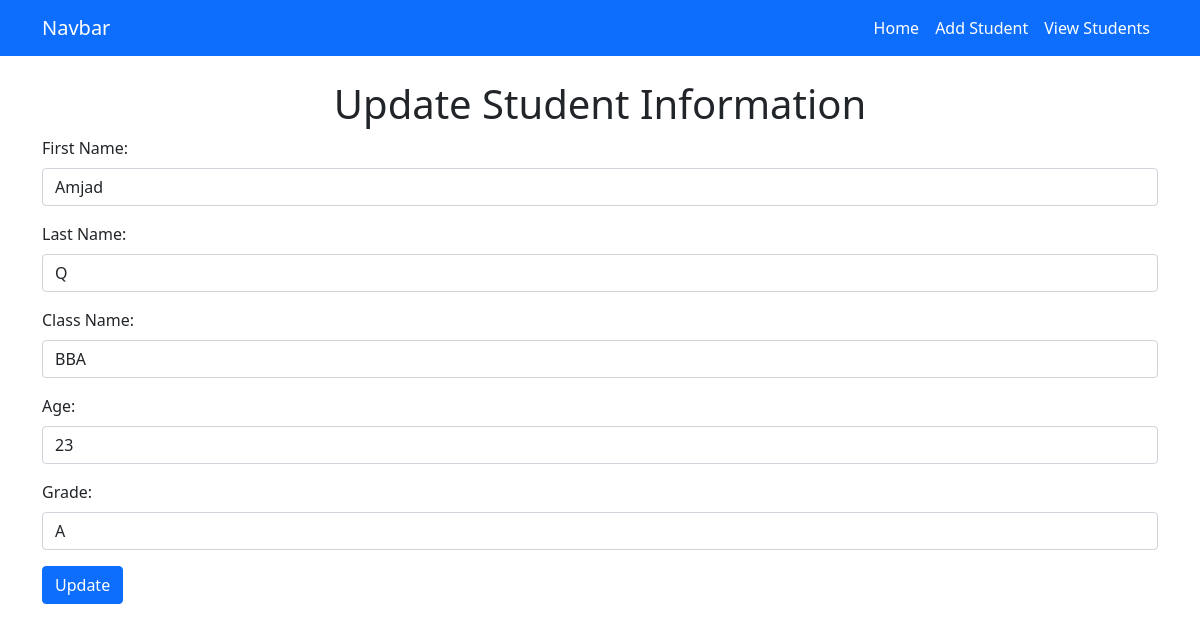
Screenshot of /update_student/8/ with the database file from the repository.
### app/models.py (models this page shows, shortened)
class Student(models.Model):
    first_name = models.CharField(max_length=100)
    last_name = models.CharField(max_length=100)
    class_name = models.CharField(max_length=100)
    age = models.IntegerField()
    grade = models.CharField(max_length=2)

### app/views.py (the view, shortened to what this page needs)
# urls.py: path('update_student/<int:id>/', update_student, name='update_student')
def update_student(request, id):
    student = Student.objects.get(id=id)
    return render(request, "update_student.html", {"student": student})

### app/templates/update_student.html (shortened to what this page needs)
{% extends 'base.html' %}
{% block body %}
<div class="container">
    <h1 class="text-center mt-4">Update Student Information</h1>
    <form method="post">
        <div class="mb-3">
            <label for="first_name" class="form-label">First Name:</label>
            <input type="text" name="first_name" class="form-control" value="{{ student.first_name }}">
        </div>
        <div class="mb-3">
            <label for="last_name" class="form-label">Last Name:</label>
            <input type="text" name="last_name" class="form-control" value="{{ student.last_name }}">
        </div>
        <div class="mb-3">
            <label for="class_name" class="form-label">Class Name:</label>
            <input type="text" name="class_name" class="form-control" value="{{ student.class_name }}">
        </div>
        <div class="mb-3">
            <label for="age" class="form-label">Age:</label>
            <input type="text" name="age" class="form-control" value="{{ student.age }}">
        </div>
        <div class="mb-3">
            <label for="grade" class="form-label">Grade:</label>
            <input type="text" name="grade" class="form-control" value="{{ student.grade }}">
        </div>
        <button type="submit" class="btn btn-primary">Update</button>
    </form>
</div>
{% endblock %}

### rows the page displays
Student: first_name "Amjad", last_name "Q", class_name "BBA", age "23", grade "A"
